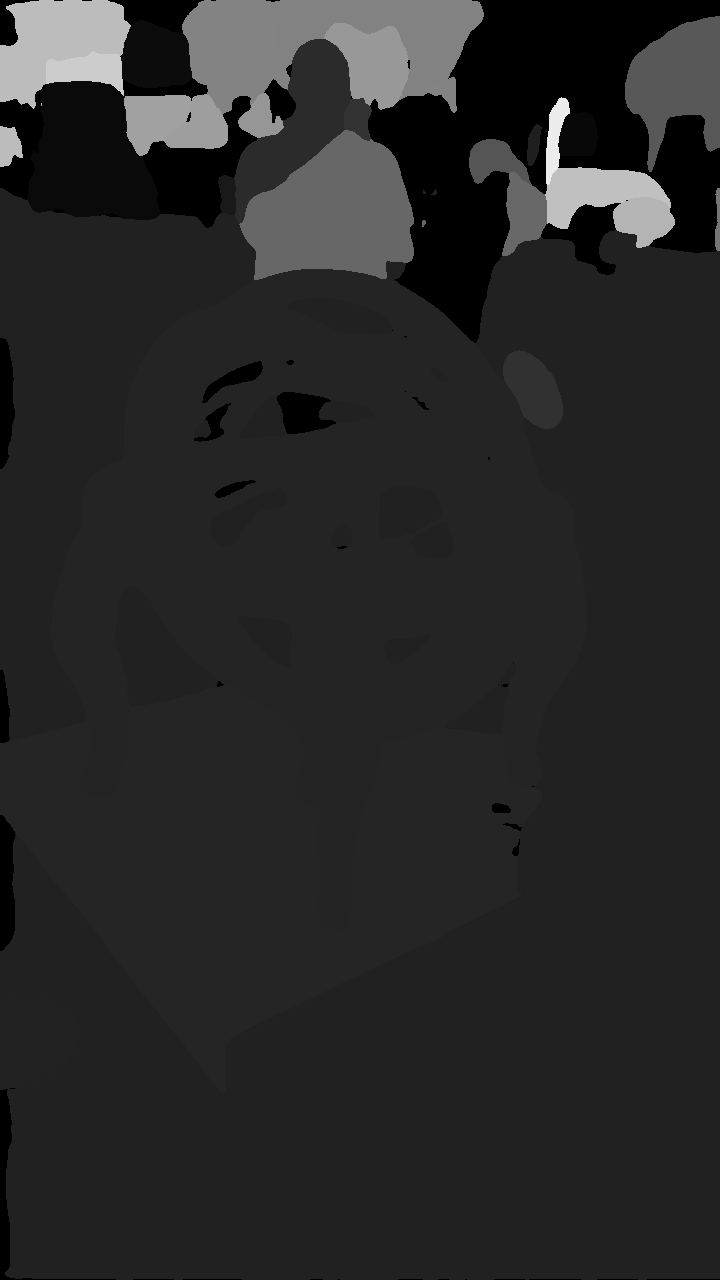
#> input picture data/clock/object_mask/frame_0268.png, 720 x 1280 px, found by its file name; its folder holds only this picture in this run
$ python find_idx.py --dataset data/clock/object_mask
#> lines starting #> are read from the running program, lines starting #| are printed output that depends on the picture
import os
import numpy as np
from PIL import Image, ImageDraw, ImageFont
import argparse
import random
from tqdm import tqdm

def read_image(image_path):
    image = Image.open(image_path)
    return np.array(image)


def get_unique_indices(image_array):
    return np.unique(image_array)


def create_index_overlay_image(image_array, output_path):
    unique_indices = get_unique_indices(image_array)
    height, width = image_array.shape

    overlay_image = Image.fromarray(image_array).convert("RGB")
    draw = ImageDraw.Draw(overlay_image)

    try:
        font = ImageFont.truetype("arial.ttf", 100)
    except IOError:
        font = ImageFont.load_default()

    index_colors = {
        index: (
            random.randint(50, 255),
            random.randint(50, 255),
            random.randint(50, 255)
        )
        for index in unique_indices
    }

    for index in unique_indices:
        if index == 0:
            continue

        positions = np.argwhere(image_array == index)
        if positions.size == 0:
            continue

        # Bounding box 좌표값 얻기
        y_min, x_min = positions.min(axis=0)
        y_max, x_max = positions.max(axis=0)

        # Bounding box 그리기
        color = index_colors[index]
        draw.rectangle([x_min, y_min, x_max, y_max], outline=color, width=3)

        text_position = (x_min + 5, y_min + 5)
        text = str(index)
        bbox = draw.textbbox((0, 0), text, font=font)
        text_width = bbox[2] - bbox[0]
        text_height = bbox[3] - bbox[1]

        # Index 값을 적을 text box를 bounding box 위에 생성
        draw.rectangle(
            [
                text_position,
                (text_position[0] + text_width + 4, text_position[1] + text_height + 4)
            ],
            fill='black',
        )
        draw.text(text_position, text, fill="white", font=font)

    overlay_image.save(output_path)


def process_images(folder_path, overlay_folder):
    os.makedirs(overlay_folder, exist_ok=True)

    all_indices = set()

    image_files = [
        filename for filename in os.listdir(folder_path)
        if filename.lower().endswith(('.png', '.jpg', '.jpeg'))
    ]

    if not image_files:
        print("No image files found in the specified folder.")
        return

    for filename in tqdm(image_files, desc="Processing overlay masks", unit="image"):
        image_path = os.path.join(folder_path, filename)

        image_array = read_image(image_path)
        indices = get_unique_indices(image_array)
        all_indices.update(indices)

        overlay_output_path = os.path.join(overlay_folder, f"overlay_{filename}")
        create_index_overlay_image(image_array, overlay_output_path)


def main():
    parser = argparse.ArgumentParser(description="Find unique indices and create overlay images.")
    parser.add_argument('-d', '--dataset', type=str, required=True, help='Dataset name')
    args = parser.parse_args()

    dataset_name = args.dataset
    folder_path = f'data/{dataset_name}/object_mask'
    overlay_folder = f'data/{dataset_name}/overlay_mask'

    process_images(folder_path, overlay_folder)
#> in read_image, image is the input picture: PIL image 720x1280 L; min 0, max 236, mean 39.8
#> in process_images, `indices = get_unique_indices(image_array)`: indices = 29 values from 0 to 236
#> in create_index_overlay_image, `index_colors = { index: ( random.randint(50, 255), random.randint(50, ..`: index_colors = 29 items
#> the loop in create_index_overlay_image, `for index in unique_indices:` made 29 passes
#> (index, y_min, x_min, y_max, x_max, color, text_position, text) on passes 2 to 12: (8, 112, 558, 155, 597, (60, 116, 180), (563, 117), '8'), (10, 81, 27, 219, 159, (174, 153, 250), (32, 86), '10'), (12, 20, 120, 87, 191, (127, 172, 141), (125, 25), '12'), (25, 175, 218, 214, 235, (199, 105, 179), (223, 180), '25'), (31, 124, 527, 165, 541, (85, 122, 85), (532, 129), '31'), (33, 188, 0, 1279, 719, (243, 74, 208), (5, 193), '33'), (34, 997, 0, 1089, 78, (254, 114, 186), (5, 1002), '34'), (36, 269, 51, 930, 586, (230, 204, 87), (56, 274), '36'), (37, 685, 0, 1092, 542, (129, 75, 236), (5, 690), '37'), (43, 39, 234, 223, 350, (68, 225, 134), (239, 44), '43'), (49, 350, 503, 428, 562, (170, 193, 75), (508, 355), '49')
#> in create_index_overlay_image, `overlay_image.save(output_path)`:
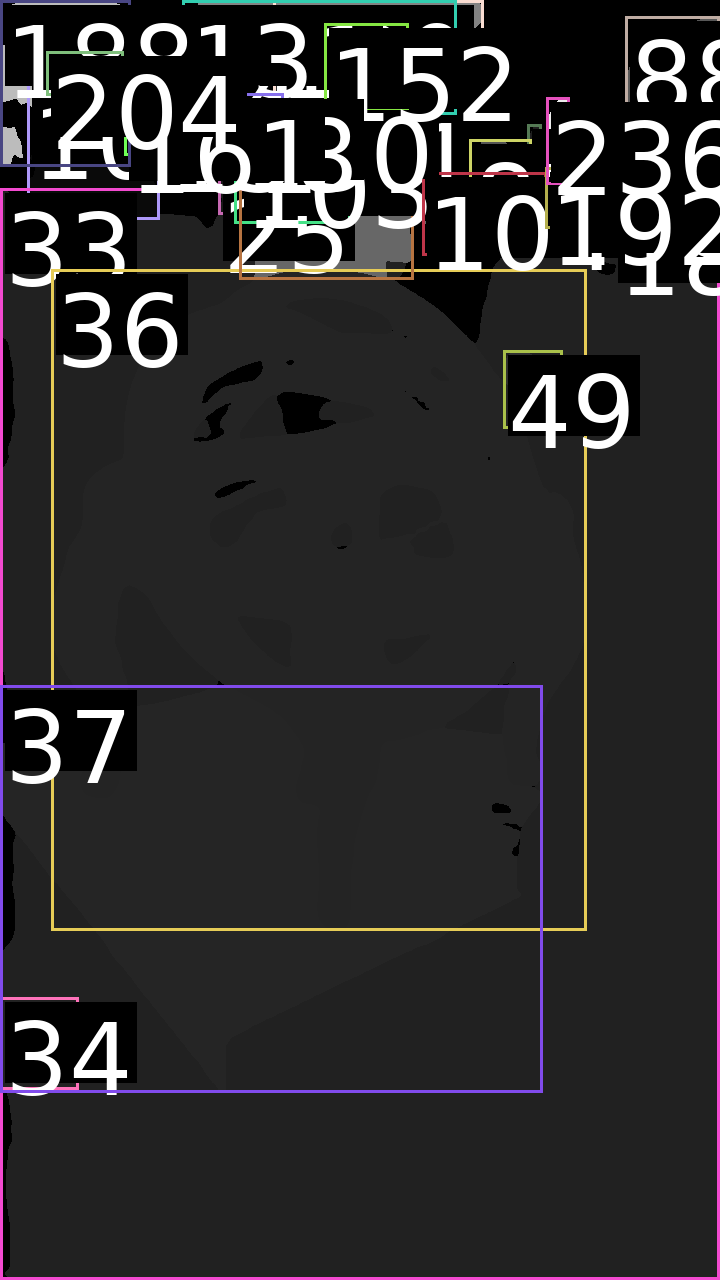
#> saved as overlay_frame_0268.png: PIL image 720x1280 RGB; mean R, G, B 45.2, 43.3, 44.5


if __name__ == "__main__":
    main()

$ run again, on data/clock/object_mask/frame_0524.png
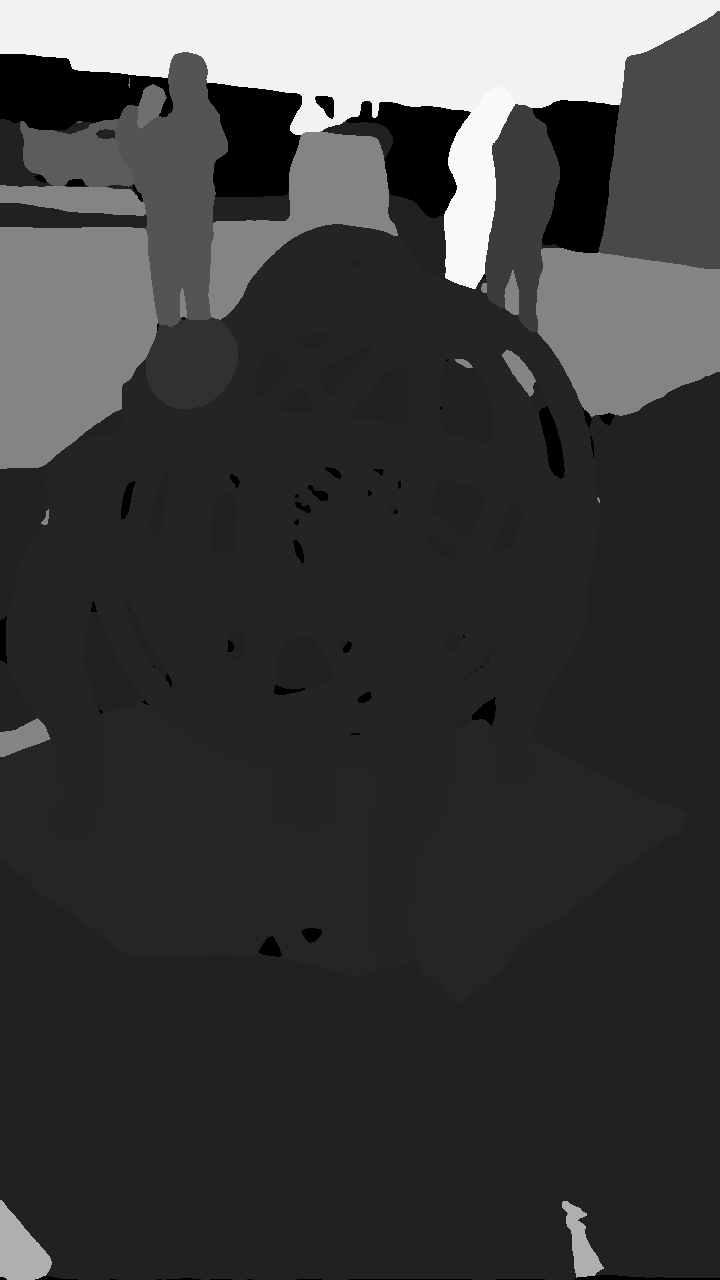
#> input picture data/clock/object_mask/frame_0524.png, 720 x 1280 px, found by its file name
#> in read_image, image is the input picture: PIL image 720x1280 L; min 0, max 250, mean 59.8
#> indices = [0, 33, 34, 36, 37, 49, 60, 73, 84, 92, 111, 132, 175, 242, 250]
#> unique_indices has the same summary as indices in process_images
#> index_colors = 15 items
#> the loop in create_index_overlay_image, `for index in unique_indices:` made 15 passes
#> (index, y_min, x_min, y_max, x_max, color, text_position, text) on passes 2 to 8: (33, 119, 0, 1279, 719, (60, 116, 180), (5, 124), '33'), (34, 1096, 534, 1211, 670, (174, 153, 250), (539, 1101), '34'), (36, 224, 6, 966, 600, (127, 172, 141), (11, 229), '36'), (37, 703, 0, 1002, 686, (199, 105, 179), (5, 708), '37'), (49, 317, 146, 408, 237, (85, 122, 85), (151, 322), '49'), (60, 104, 485, 331, 559, (243, 74, 208), (490, 109), '60'), (73, 11, 599, 268, 719, (254, 114, 186), (604, 16), '73')
#> in create_index_overlay_image, `overlay_image.save(output_path)`:
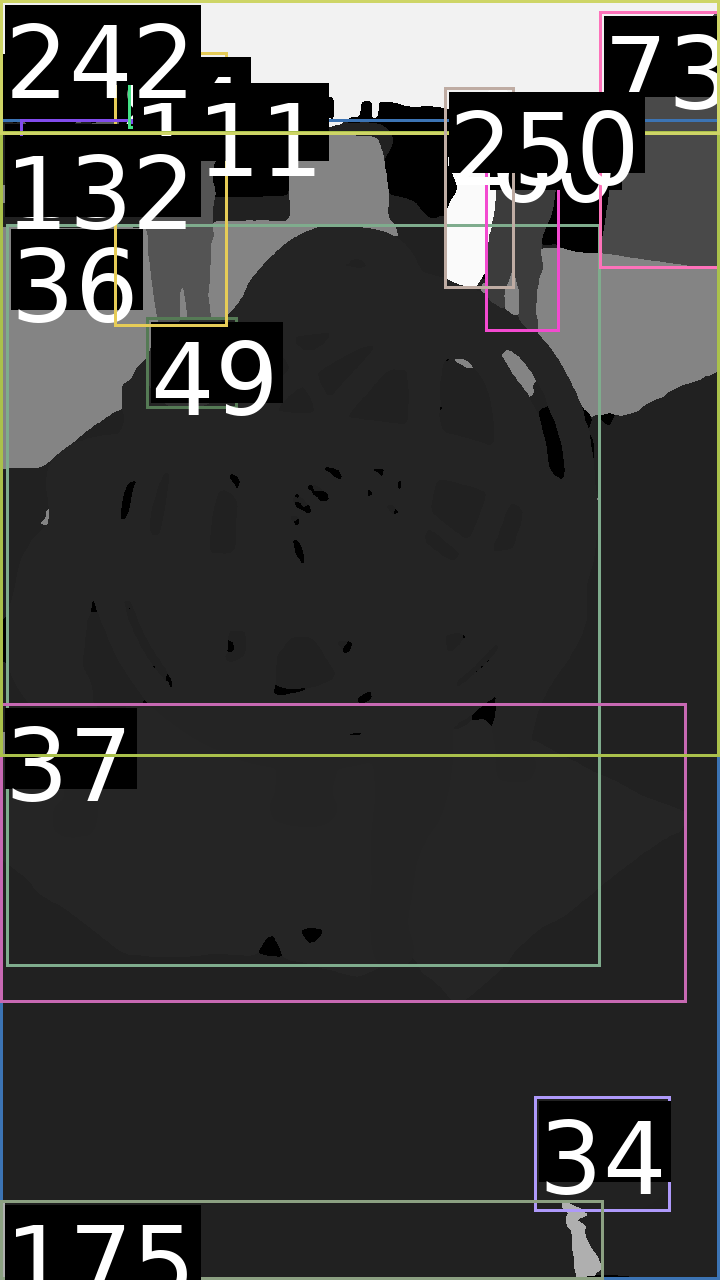
#> saved as overlay_frame_0524.png: PIL image 720x1280 RGB; mean R, G, B 59.1, 58.9, 58.1

$ run again, on data/clock/object_mask/frame_0552.png
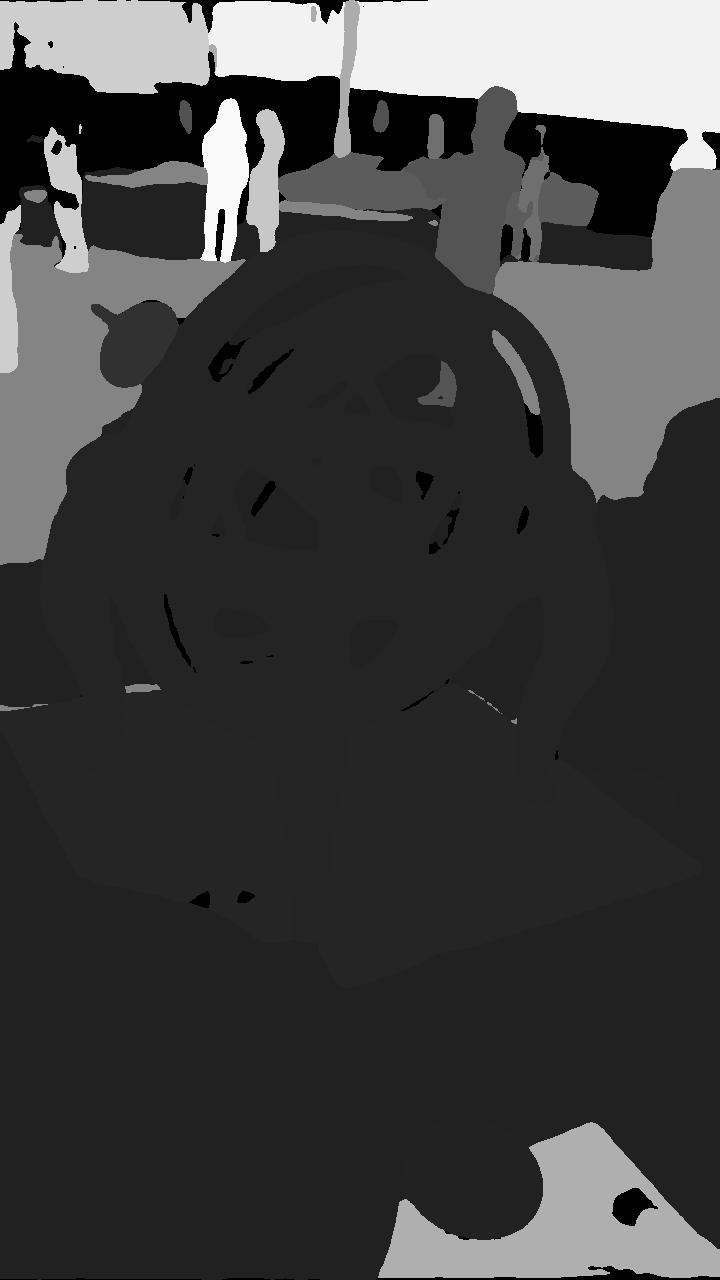
#> input picture data/clock/object_mask/frame_0552.png, 720 x 1280 px, found by its file name
#> in read_image, image is the input picture: PIL image 720x1280 L; min 0, max 249, mean 63.5
#> indices = 17 values from 0 to 249
#> index_colors = 17 items
#> the loop in create_index_overlay_image, `for index in unique_indices:` made 17 passes
#> (index, y_min, x_min, y_max, x_max, color, text_position, text) on passes 2 to 8: (33, 135, 0, 1279, 719, (60, 116, 180), (5, 140), '33'), (34, 768, 404, 1239, 676, (174, 153, 250), (409, 773), '34'), (36, 231, 40, 942, 612, (127, 172, 141), (45, 236), '36'), (37, 684, 0, 987, 700, (199, 105, 179), (5, 689), '37'), (49, 302, 91, 387, 178, (85, 122, 85), (96, 307), '49'), (81, 100, 179, 133, 388, (243, 74, 208), (184, 105), '81'), (84, 86, 404, 406, 525, (254, 114, 186), (409, 91), '84')
#> in create_index_overlay_image, `overlay_image.save(output_path)`:
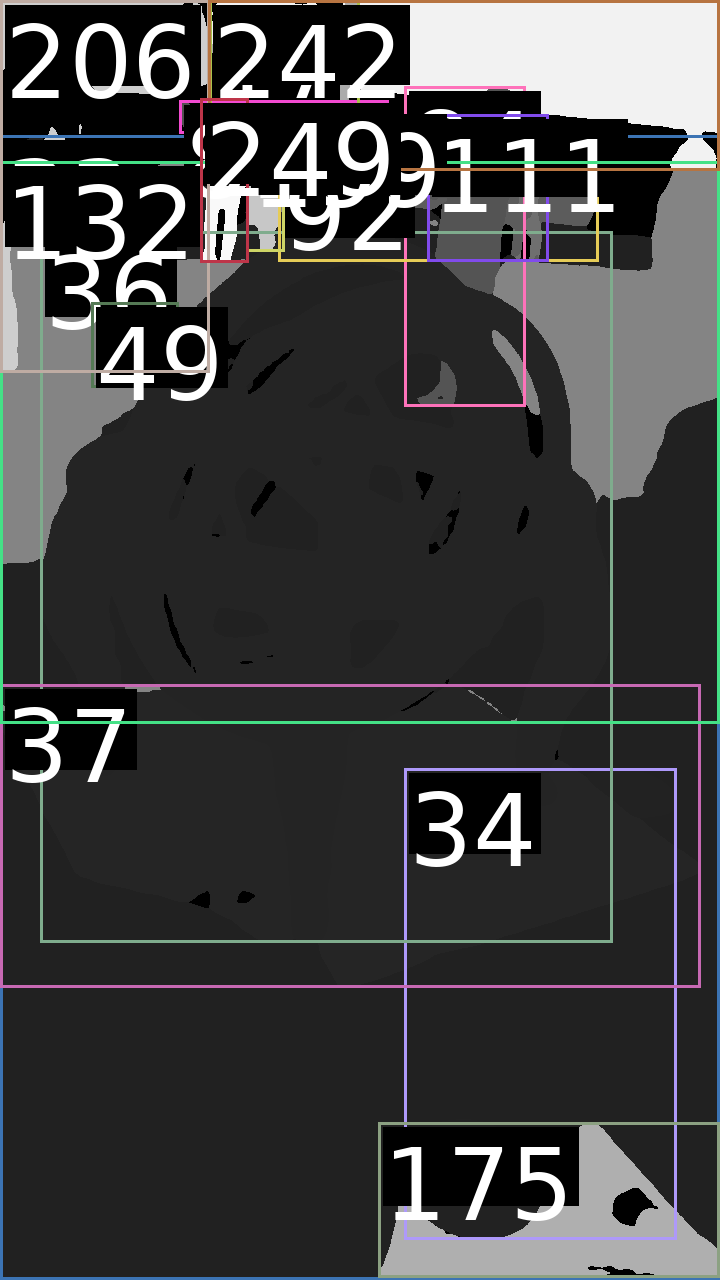
#> saved as overlay_frame_0552.png: PIL image 720x1280 RGB; mean R, G, B 62.5, 62.7, 63

$ run again, on data/clock/object_mask/frame_0580.png
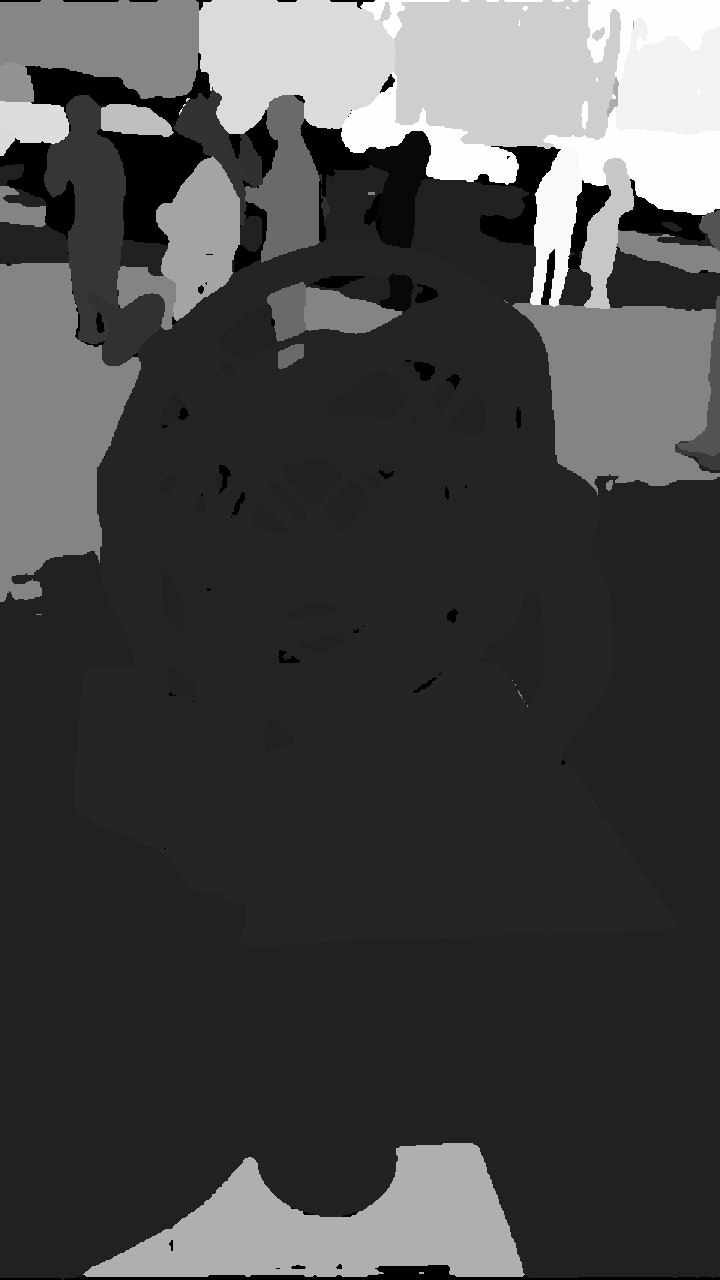
#> input picture data/clock/object_mask/frame_0580.png, 720 x 1280 px, found by its file name
#> in read_image, image is the input picture: PIL image 720x1280 L; min 0, max 254, mean 69
#> indices = 29 values from 0 to 254
#> index_colors = 29 items
#> the loop in create_index_overlay_image, `for index in unique_indices:` made 29 passes
#> (index, y_min, x_min, y_max, x_max, color, text_position, text) on passes 2 to 8: (8, 131, 364, 310, 430, (60, 116, 180), (369, 136), '8'), (33, 164, 0, 1279, 719, (174, 153, 250), (5, 169), '33'), (34, 827, 258, 1216, 719, (127, 172, 141), (263, 832), '34'), (36, 240, 97, 902, 614, (199, 105, 179), (102, 245), '36'), (37, 663, 74, 946, 675, (85, 122, 85), (79, 668), '37'), (48, 126, 222, 220, 329, (243, 74, 208), (227, 131), '48'), (49, 291, 86, 365, 164, (254, 114, 186), (91, 296), '49')
#> in create_index_overlay_image, `overlay_image.save(output_path)`:
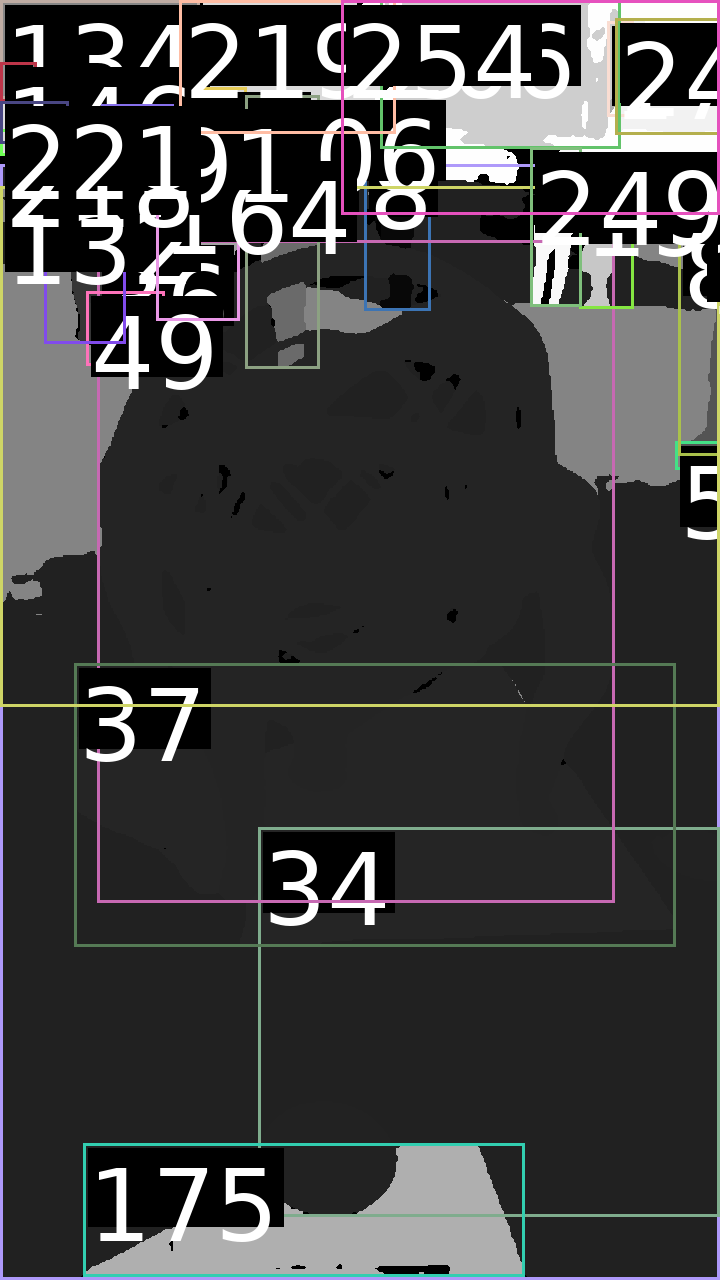
#> saved as overlay_frame_0580.png: PIL image 720x1280 RGB; mean R, G, B 61.9, 61.7, 61.7
